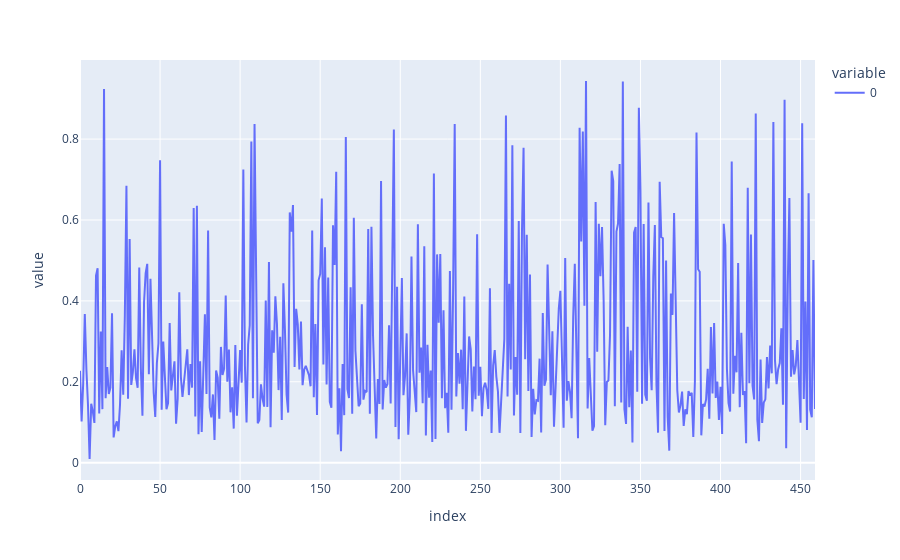

Notebook source saved alongside this figure:
### Code cell
px.line(val_losses)

### Figure 1 — Plotly figure (JSON) as saved in the notebook; plotly's stock layout.template omitted (floating-point values rounded to 4 significant figures; data arrays with more than 128 entries replaced by an {"elided": "..."} marker saying what was removed)
{"data": [{"hovertemplate": "variable=0<br>index=%{x}<br>value=%{y}<extra></extra>", "legendgroup": "0", "line": {"color": "#636efa", "dash": "solid"}, "marker": {"symbol": "circle"}, "mode": "lines", "name": "0", "orientation": "v", "showlegend": true, "type": "scatter", "x": {"elided": "460 int values"}, "xaxis": "x", "y": {"elided": "460 float values"}, "yaxis": "y"}], "layout": {"legend": {"title": {"text": "variable"}, "tracegroupgap": 0}, "margin": {"t": 60}, "xaxis": {"anchor": "y", "domain": [0, 1], "title": {"text": "index"}}, "yaxis": {"anchor": "x", "domain": [0, 1], "title": {"text": "value"}}}}
